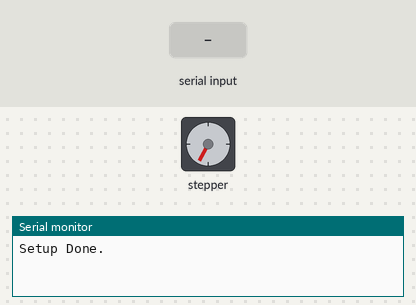
The sketch below on a simulated ESP32. Shown: stepper motor, the last lines printed to the serial monitor. Inputs (shaded band) come from the test bench. Stepper angles assume 200 steps per turn.

Above: at 1.2 s.
1.3 s: "f" received over Serial
At 1.65 s:
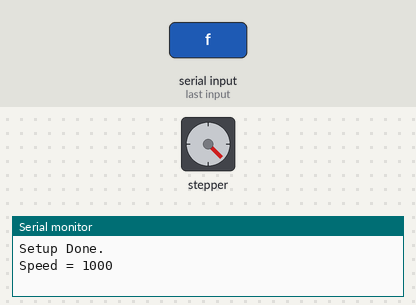
4.3 s: "s" received over Serial
At 4.65 s:
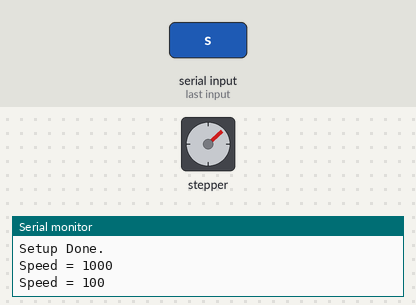
7.3 s: "r" received over Serial
At 7.95 s:
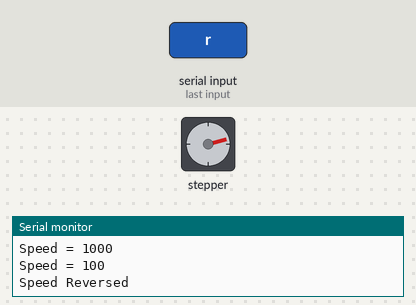
10.3 s: "m" received over Serial
Timing chart, 0 to 14.3 s (numbered marks = the images above; inputs shaded):
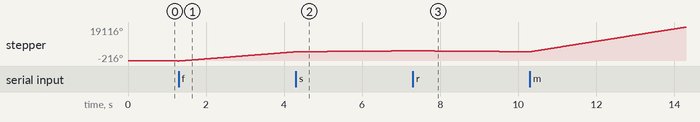

The sketch:

stepper_test.ino
```cpp
#include <AccelStepper.h>

// #define dir_pin 12
// #define step_pin 13

#define dir_pin 32
#define step_pin 33

int speed = -100;

AccelStepper stepper(AccelStepper::DRIVER, step_pin, dir_pin);

void setup() {
  Serial.begin(115200);
  stepper.setMaxSpeed(2000);
  stepper.setSpeed(speed);
  Serial.println("Setup Done.");
}

void loop() {
  if(Serial.available()>0) {
    char read = Serial.read();
    if (read == 'f'){
      speed = 1000;
      Serial.println("Speed = 1000");
    } else if (read == 's') {
      speed = 100;
      Serial.println("Speed = 100");
    } else if (read == 'r'){
      speed *= -1;
      Serial.println("Speed Reversed");
    } else if (read == 'm') {
      speed = 2000;
      Serial.println("Speed = 2000");
    }
  }
  stepper.setSpeed(speed);
  stepper.runSpeed();
}
```
